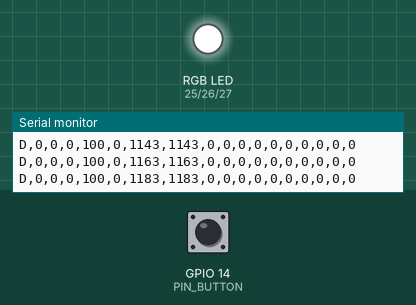
Simulated run of this sketch. Board: ESP32. Parts: an RGB LED mixed from three pins (HIGH = lit), the last lines printed to the serial monitor. The test bench sets the inputs (shaded band); at power-on: GPIO 14 (PIN_BUTTON) HIGH. Dim RGB values are drawn brighter than linear.

Above: at 1.2 s.
1.3 s: GPIO 14 (PIN_BUTTON) pulled LOW for 3.2 s
At 1.9 s:
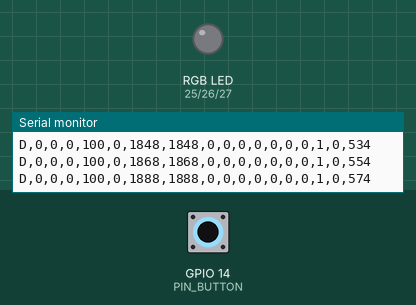
6.0 s: GPIO 14 (PIN_BUTTON) pulled LOW for 0.15 s
At 7.4 s:
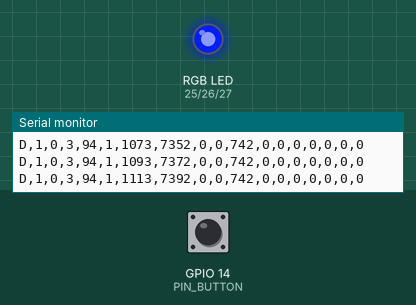
7.7 s: GPIO 14 (PIN_BUTTON) pulled LOW for 3.2 s
At 8.17 s:
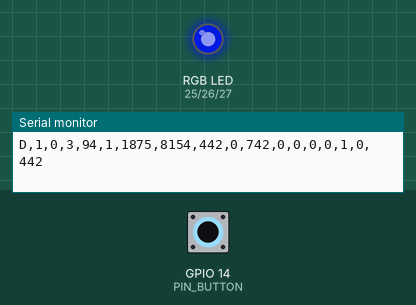
Timing chart, 0 to 13.8 s (numbered marks = the images above; inputs shaded):
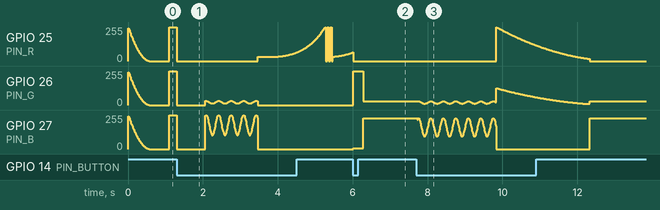

The sketch:

doom_led.ino
```cpp
// Doom on one LED, for a real RGB LED and one push button.
//
// Wiring (Arduino Uno or Nano):
//   RGB LED red   -> 220 ohm -> pin 9
//   RGB LED green -> 220 ohm -> pin 10
//   RGB LED blue  -> 220 ohm -> pin 11
//   RGB LED common leg -> GND (common cathode) or 5V (set COMMON_ANODE to 1)
//   Button between pin 2 and GND. The internal pull-up is used, no resistor needed.
//
// Wiring (ESP32 dev board). GPIO 6 to 11 belong to the board's flash chip, so the
// ESP32 uses different pins, chosen automatically below:
//   RGB LED red -> GPIO 25, green -> GPIO 26, blue -> GPIO 27, common leg -> GND
//   Button between GPIO 14 and GND
//
// Plug it into a computer and open web/index.html in Chrome or Edge, press
// Connect Arduino, and the screen shows a Doom view of the game the LED is playing.
// The sketch reports its state over USB serial at 115200 baud, 50 times a second.
// It plays exactly the same with nothing connected.
//
// This is a port of web/game.js. Keep the numbers in step with it;
// test/arduino.test.js compares the two files.

#include <Arduino.h>
#include <math.h>

#define COMMON_ANODE 0

#if defined(ESP32)
const uint8_t PIN_R = 25, PIN_G = 26, PIN_B = 27, PIN_BUTTON = 14;
#else
const uint8_t PIN_R = 9, PIN_G = 10, PIN_B = 11, PIN_BUTTON = 2;
#endif

struct Rgb { uint8_t r, g, b; };
const Rgb BLUE = {0, 90, 255}, RED = {255, 0, 0}, GREEN = {0, 255, 40}, YELLOW = {255, 180, 0},
          PURPLE = {190, 0, 255}, WHITE = {255, 255, 255}, OFF = {0, 0, 0};

struct Enemy { char key; uint8_t hp; uint8_t dmg; uint16_t every; float glow; };
const Enemy ENEMIES[] = {
  {'z', 1, 6, 1500, 1.0},   // zombieman
  {'s', 2, 10, 1300, 1.0},  // shotgun guy
  {'i', 3, 10, 1200, 1.0},  // imp
  {'d', 6, 12, 900, 1.0},   // demon
  {'p', 6, 12, 900, 0.22},  // spectre
  {'B', 16, 20, 1400, 1.0}, // baron of hell
};
const uint8_t N_ENEMIES = sizeof(ENEMIES) / sizeof(ENEMIES[0]);

struct Item { char key; uint8_t heal; };
const Item ITEMS[] = {{'h', 10}, {'m', 25}};

const char *const LEVELS[] = {
  "..z...h..z.D.z..s...m..X",                       // E1M1 Hangar
  "..z.s..D.i...h.z.z..D.s.i..m...X",               // E1M2 Nuclear Plant
  ".s..i.D..i.h..z.s.s..m.D.i.d...X",               // E1M3 Toxin Refinery
  "..i.i..D.d..h.s.i..m..D.d.i.s..h..X",            // E1M4 Command Control
  ".d..i.D.p..h.i.i.s..m.D.d.p..h..i.d..X",         // E1M5 Phobos Lab
  "..s.s.i..D.p.d..m.i.i..D.d.p.h..i.s.i..m..X",    // E1M6 Central Processing
  ".i.d.D.p.p..m.i.i.s..D.d.d..h.p.i..m.i.d.p..X",  // E1M7 Computer Station
  "..i.i..m...D...B...m.m...B...X",                 // E1M8 Phobos Anomaly
};
const uint8_t N_LEVELS = sizeof(LEVELS) / sizeof(LEVELS[0]);

const uint16_t STEP = 700;
const uint16_t SHOT_COOLDOWN = 110;
const uint16_t SHOT_FLASH = 90;
const uint16_t KILL_FLASH = 260;
const uint16_t PAIN = 200;
const uint16_t ITEM_WINDOW = 2500;
const uint16_t PICKUP_FLASH = 220;
const uint16_t DOOR_OPEN = 600;
const uint16_t DYING = 1200;
const uint16_t RESTART_HOLD = 1000;
const uint16_t NOTICE = 300;
const float ATTACK_START = 0.35;
const int MAX_HP = 100;

enum State { INTERMISSION, WALK, ENEMY, ITEM, DOOR, EXIT, DYING_S, DEAD, VICTORY };

State state;
uint8_t level, pos;
int hp, kills;
long t, clockMs, downFor;
bool down, armed, busy; // busy: a pickup flashing or a door opening
long progress, windup, cooldown, flash, pain;
const Enemy *foe;
int foeHp;
const Item *item;
Rgb frame; // what the LED shows this tick, before gamma

void enter(State s) { state = s; t = 0; busy = false; }

void reset(uint8_t lvl) {
  level = lvl; pos = 0; hp = MAX_HP; kills = 0; downFor = 0; armed = false;
  enter(INTERMISSION);
}

void arrive() {
  char c = LEVELS[level][pos];
  if (c == '\0' || c == 'X') { enter(EXIT); return; }
  if (c == '.') { enter(WALK); progress = 0; return; }
  if (c == 'D') { enter(DOOR); return; }
  for (uint8_t i = 0; i < N_ENEMIES; i++) if (ENEMIES[i].key == c) {
    enter(ENEMY); foe = &ENEMIES[i]; foeHp = foe->hp;
    windup = -(long)NOTICE; cooldown = flash = pain = 0;
    return;
  }
  for (uint8_t i = 0; i < 2; i++) if (ITEMS[i].key == c) { enter(ITEM); item = &ITEMS[i]; return; }
}

void advance() { pos++; arrive(); }

void hurt(int dmg) {
  hp -= dmg;
  pain = PAIN;
  if (hp <= 0) { hp = 0; enter(DYING_S); }
}

long dec(long v, long dt) { return v > dt ? v - dt : 0; }

void update(long dt, bool nowDown) {
  bool pressed = nowDown && !down;
  down = nowDown;
  downFor = down ? downFor + dt : 0;
  clockMs += dt;
  t += dt;

  switch (state) {
    case INTERMISSION:
      if (t >= 1100 + (level + 1) * 450L + 500) { pos = 0; arrive(); }
      break;
    case WALK:
      if (down) { progress += dt; if (progress >= STEP) advance(); }
      break;
    case ENEMY:
      cooldown = dec(cooldown, dt); flash = dec(flash, dt); pain = dec(pain, dt);
      if (foeHp <= 0) { if (flash == 0) advance(); break; }
      if (pressed && cooldown == 0) {
        cooldown = SHOT_COOLDOWN;
        foeHp--;
        if (foeHp <= 0) { kills++; flash = KILL_FLASH; break; }
        flash = SHOT_FLASH;
      }
      windup += dt;
      if (windup >= foe->every) { windup -= foe->every; hurt(foe->dmg); }
      break;
    case ITEM:
      if (busy) { if (t >= PICKUP_FLASH) advance(); }
      else if (pressed) { hp = min(MAX_HP, hp + item->heal); busy = true; t = 0; }
      else if (t >= ITEM_WINDOW) advance();
      break;
    case DOOR:
      if (busy) { if (t >= DOOR_OPEN) advance(); }
      else if (pressed) { busy = true; t = 0; }
      break;
    case EXIT:
      if (t >= 900) {
        if (level + 1 >= N_LEVELS) enter(VICTORY);
        else { level++; enter(INTERMISSION); }
      }
      break;
    case DYING_S:
      if (t >= DYING) enter(DEAD);
      break;
    case DEAD:
    case VICTORY:
      // the hold has to start after the game ends, so a held shot never restarts
      if (pressed) armed = true;
      if (!down) armed = false;
      if (armed && downFor >= RESTART_HOLD && (state == DEAD || t > 2000)) {
        armed = false;
        reset(state == DEAD ? level : 0);
      }
      break;
  }
}

Rgb scale(Rgb c, float k) {
  if (k < 0) k = 0;
  if (k > 1) k = 1;
  return {(uint8_t)lround(c.r * k), (uint8_t)lround(c.g * k), (uint8_t)lround(c.b * k)};
}

Rgb color() {
  float health = 0.2 + 0.8 * hp / (float)MAX_HP;
  switch (state) {
    case INTERMISSION: {
      if (t < 600) return scale(WHITE, 1 - t / 600.0);
      long k = t - 1100;
      if (k < 0) return OFF;
      if (k / 450 < level + 1 && k % 450 < 200) return WHITE;
      return OFF;
    }
    case WALK:
      if (!down) return scale(BLUE, health);
      return scale(BLUE, health * (0.82 + 0.18 * sin(clockMs / 1000.0 * PI * 2 * 3)));
    case ENEMY: {
      if (flash > 0) return GREEN;
      if (pain > 0) return (pain / 40) % 2 ? RED : OFF;
      float w = max(0L, windup) / (float)foe->every;
      return scale(RED, foe->glow * (ATTACK_START + (1 - ATTACK_START) * w * w));
    }
    case ITEM:
      if (busy) return YELLOW;
      return scale(YELLOW, 0.25 + 0.75 * (1 - t / (float)ITEM_WINDOW));
    case DOOR:
      if (busy) return scale(PURPLE, 1 - t / (float)DOOR_OPEN);
      return scale(PURPLE, 0.75 + 0.25 * sin(clockMs / 1000.0 * PI * 2));
    case EXIT: return WHITE;
    case DYING_S: return scale(RED, 1 - t / (float)DYING);
    case DEAD: return armed ? scale(BLUE, 0.25 * min(1.0f, downFor / (float)RESTART_HOLD)) : OFF;
    case VICTORY: {
      const Rgb order[] = {BLUE, RED, GREEN, YELLOW, PURPLE, WHITE};
      return order[(clockMs / 300) % 6];
    }
  }
  return OFF;
}

// PWM is linear in power and the eye is not, so square the value to keep dim colours dim.
uint8_t gamma8(uint8_t v) {
  uint8_t out = (uint16_t)v * v / 255;
  return COMMON_ANODE ? 255 - out : out;
}

void show(Rgb c) {
  frame = c;
  analogWrite(PIN_R, gamma8(c.r));
  analogWrite(PIN_G, gamma8(c.g));
  analogWrite(PIN_B, gamma8(c.b));
}

// One line per report, read by web/serial.js:
// D,state,level,pos,hp,kills,t,clock,progress,foeHp,windup,cooldown,flash,pain,busy,down,armed,downFor
void report() {
  long v[] = {state, level, pos, hp, kills, t, clockMs, progress, foeHp, windup, cooldown, flash, pain, busy, down, armed, downFor};
  Serial.print('D');
  for (uint8_t i = 0; i < sizeof(v) / sizeof(v[0]); i++) { Serial.print(','); Serial.print(v[i]); }
  Serial.print('\n');
}

unsigned long last;
uint8_t ticks;
bool stable, raw;
unsigned long rawSince;

void setup() {
  pinMode(PIN_R, OUTPUT);
  pinMode(PIN_G, OUTPUT);
  pinMode(PIN_B, OUTPUT);
  pinMode(PIN_BUTTON, INPUT_PULLUP);
  Serial.begin(115200);
  Serial.print("DOOMLED 1\n");
  reset(0);
  last = millis();
}

void loop() {
  unsigned long now = millis();
  // debounce: the button has to read the same for 15 ms before it counts
  bool r = digitalRead(PIN_BUTTON) == LOW;
  if (r != raw) { raw = r; rawSince = now; }
  if (now - rawSince >= 15) stable = raw;

  long dt = now - last;
  if (dt < 10) return;
  last = now;
  update(dt, stable);
  show(color());
  // a report is about 70 characters, roughly 6 ms of the 20 ms between reports at 115200 baud
  if (++ticks % 2 == 0) report();
}
```

Measured:
- after the input at 6.0 s, GPIO 26 (PIN_G): 0/255 → 255/255 at once, → 29/255 0.26 s later; GPIO 27 (PIN_B): 0/255 → 6/255 at once, → 231/255 0.26 s later
